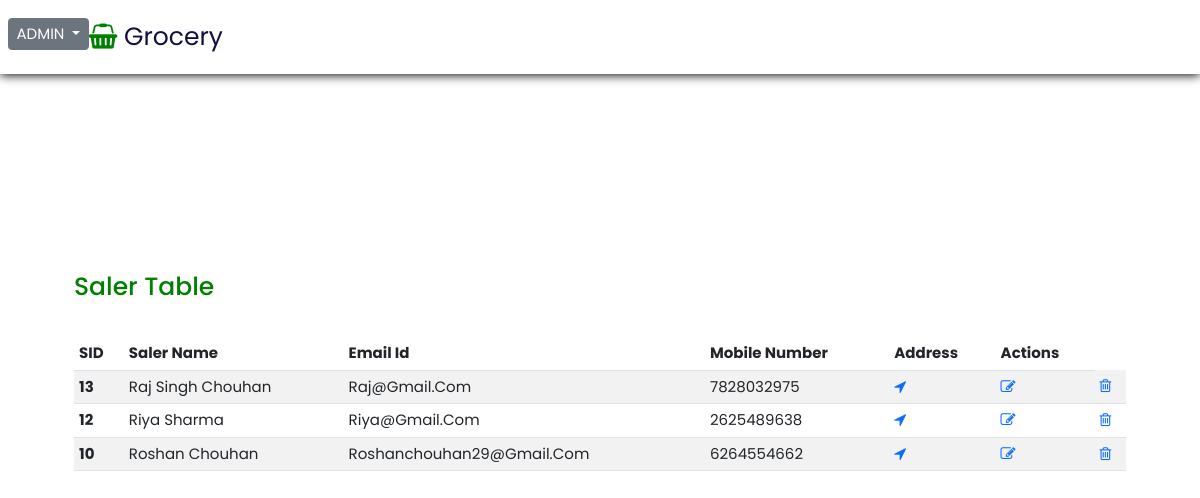
/admin/saler.php, run on an earlier commit of the app's database.
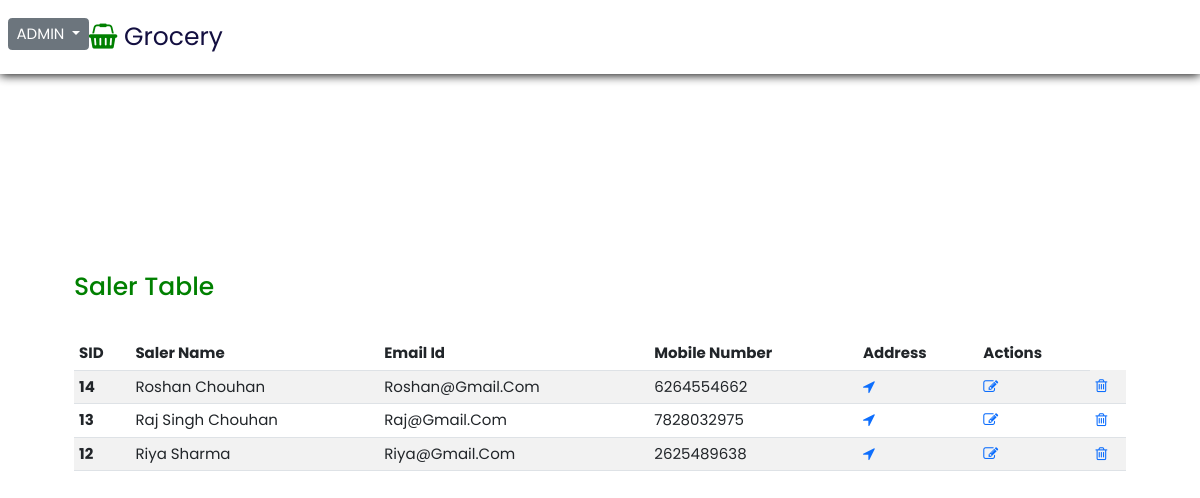
And on a later commit of the database.
### tables this page shows
CREATE TABLE `salesman` (
  `SID` int(10) NOT NULL,
  `sname` varchar(20) NOT NULL,
  `email` varchar(60) NOT NULL,
  `mobile` varchar(10) NOT NULL,
  `passward` varchar(100) NOT NULL,
  `fname` varchar(20) NOT NULL,
  `lname` varchar(20) NOT NULL
);

### admin/saler.php (the view, shortened to what this page needs)
<?php
include 'header.php'; ?>
  <body>
    <header >
      <div class="adminlogo">
        <?php
        include 'dropdown.php' ?>
        <a href="#" class="logo"><i class="fa fa-shopping-basket" aria-hidden="true"></i> Grocery</a>
      </div>
    </header>
    <section class="section">
      <div class="users">
         <h1>Saler Table</h1>
      </div>
            <div class="usercontainer">
              <table class="table table-striped table-hover">
                <thead>
                <tr>
                  <th scope="col">SID</th>
                  <th scope="col">Saler Name</th>
                  <th scope="col">Email Id</th>
                  <th scope="col">Mobile Number</th>
                  <th scope="col">Address</th>
                  <th scope="col">Actions</th>
                </tr>
               </thead>
               <tbody>
                 <?php
                        include 'config.php';
                        $sql="SELECT * FROM salesman ORDER BY SID DESC";
                      $result2=mysqli_query($conn,$sql);
                      if(mysqli_num_rows( $result2 )>0)
                      {
                        while($row=mysqli_fetch_assoc($result2))
                        {
                 ?>
                <tr>
                  <th scope="row"><?php  echo $row['SID']; ?></th>
                  <td><?php  echo $row['sname']; ?></td>
                  <td><?php  echo $row['email']; ?></td>
                  <td><?php  echo $row['mobile']; ?></td>
                  <td> <a href="storedetail.php?id=<?php  echo $row['SID']; ?> "><i class="fa fa-location-arrow" aria-hidden="true"></i></a> </td>
                  <td class='edit'><a href=' #'><i class='fa fa-edit'></i></a></td>
                  <td class='delete'><a href='deletsaler.php?id=<?php echo $row['SID'] ?>'><i class='fa fa-trash-o'></i></a></td>
                </tr>
                <?php
                     }
                   }else{
                    echo "empty";
                   }
                ?>
      </tbody>
   </table>
  </div>
 </section>
  </body>
</html>

What changed in the data, as far as the page shows it:
removed salesman: SID "10", sname "Roshan Chouhan", email "Roshanchouhan29@gmail.com", mobile "6264554662"
added salesman: SID "14", sname "Roshan Chouhan", email "Roshan@gmail.com", mobile "6264554662"
